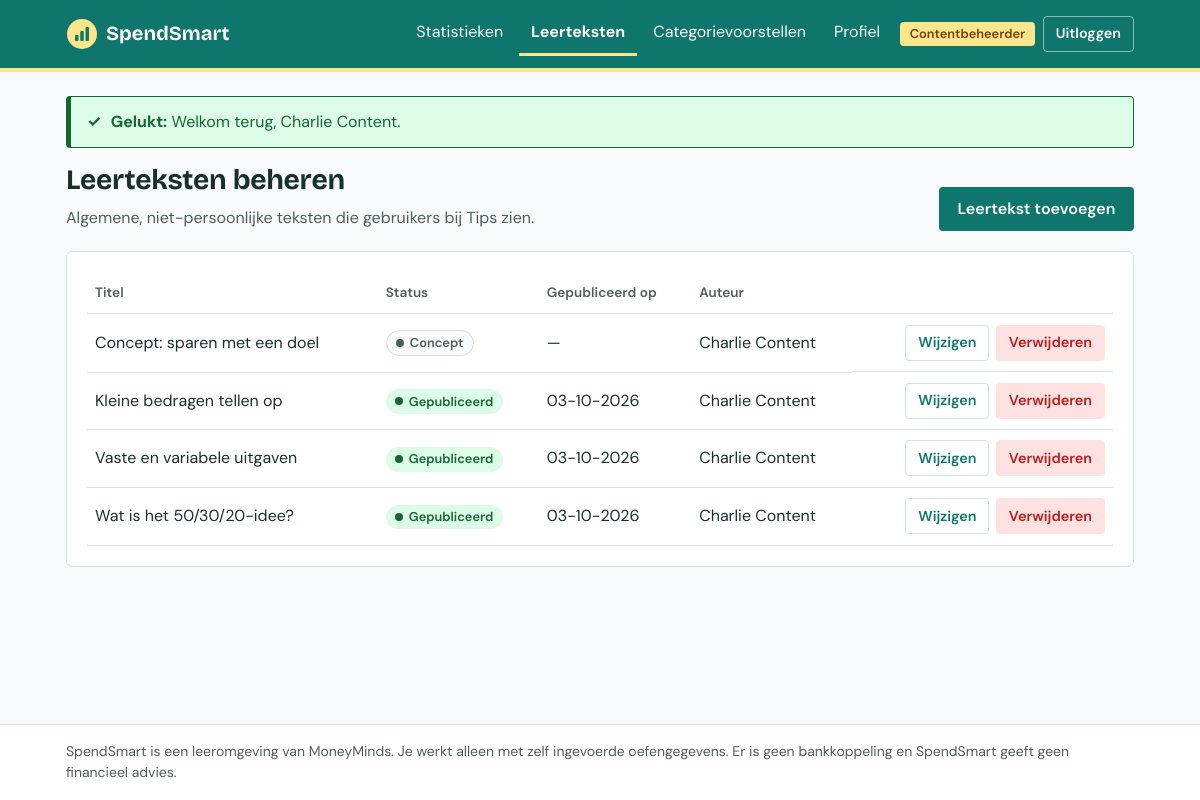
The page /content/tips (signed in) on the database its author committed.
### tables this page shows
CREATE TABLE users (
    id              INT UNSIGNED NOT NULL AUTO_INCREMENT,
    name            VARCHAR(100) NOT NULL,
    email           VARCHAR(190) NOT NULL,
    password_hash   VARCHAR(255) NOT NULL,
    role            ENUM('user', 'content_manager') NOT NULL DEFAULT 'user',
    created_at      DATETIME NOT NULL DEFAULT CURRENT_TIMESTAMP,
    updated_at      DATETIME NOT NULL DEFAULT CURRENT_TIMESTAMP ON UPDATE CURRENT_TIMESTAMP,
    PRIMARY KEY (id),
    UNIQUE KEY users_email_unique (email)
);

CREATE TABLE tips (
    id              INT UNSIGNED NOT NULL AUTO_INCREMENT,
    title           VARCHAR(150) NOT NULL,
    body            TEXT NOT NULL,
    is_published    TINYINT(1) NOT NULL DEFAULT 0,
    published_at    DATETIME NULL,
    author_id       INT UNSIGNED NULL,
    created_at      DATETIME NOT NULL DEFAULT CURRENT_TIMESTAMP,
    updated_at      DATETIME NOT NULL DEFAULT CURRENT_TIMESTAMP ON UPDATE CURRENT_TIMESTAMP,
    PRIMARY KEY (id),
    KEY tips_published_index (is_published, published_at),
    CONSTRAINT tips_author_fk FOREIGN KEY (author_id)
        REFERENCES users (id) ON DELETE SET NULL
);

### app/Views/content/tips/index.php (the view, shortened to what the rows shown need)
<div class="page-header">
    <div>
        <h1>Leerteksten beheren</h1>
        <p class="muted">Algemene, niet-persoonlijke teksten die gebruikers bij Tips zien.</p>
    </div>
    <a class="button button--primary" href="<?= e(url('/content/tips/create')) ?>">Leertekst toevoegen</a>
</div>
<?php if ($tips === []): ?>
    <?= partial('empty-state', [
        'text' => 'Er zijn nog geen leerteksten.',
        'actionUrl' => url('/content/tips/create'),
        'actionLabel' => 'Leertekst toevoegen',
    ]) ?>
<?php else: ?>
    <section class="card">
        <div class="table-wrapper">
            <table class="table">
                <thead>
                <tr>
                    <th scope="col">Titel</th>
                    <th scope="col">Status</th>
                    <th scope="col">Gepubliceerd op</th>
                    <th scope="col">Auteur</th>
                    <th scope="col"><span class="visually-hidden">Acties</span></th>
                </tr>
                </thead>
                <tbody>
                <?php foreach ($tips as $tip): ?>
                    <tr>
                        <td data-label="Titel"><?= e($tip['title']) ?></td>
                        <td data-label="Status">
                            <span class="status <?= $tip['is_published'] ? 'status--ok' : 'status--none' ?>">
                                <?= $tip['is_published'] ? 'Gepubliceerd' : 'Concept' ?>
                            </span>
                        </td>
                        <td data-label="Gepubliceerd op"><?= e($tip['published_at'] ? format_date($tip['published_at']) : '—') ?></td>
                        <td data-label="Auteur"><?= e($tip['author_name'] ?? 'Onbekend') ?></td>
                        <td class="table__actions">
                            <a class="button button--ghost button--small" href="<?= e(url('/content/tips/' . $tip['id'] . '/edit')) ?>">Wijzigen</a>
                            <?= partial('delete-button', [
                                'action' => url('/content/tips/' . $tip['id'] . '/delete'),
                                'confirm' => 'Weet je zeker dat je leertekst "' . $tip['title'] . '" wilt verwijderen?',
                            ]) ?>
                        </td>
                    </tr>
                <?php endforeach; ?>
                </tbody>
            </table>
        </div>
    </section>
<?php endif; ?>

### app/Core/Router.php (shortened to what the rows shown need)
<?php
final class Router
{
    private array $routes = [];
    public function dispatch(Request $request): void
    {
        $path = $request->path();
        foreach ($this->routes as $route) {
            if (!preg_match($route['pattern'], $path, $matches)) {
                continue;
            }
            foreach ($route['middleware'] as $middleware) {
                Middleware::run($middleware);
            }
            $parameters = array_values(array_map(
                'intval',
                array_filter($matches, 'is_string', ARRAY_FILTER_USE_KEY)
            ));
            [$controllerClass, $action] = $route['handler'];
            $controller = new $controllerClass($request);
            $controller->$action(...$parameters);
            return;
        }
        throw new HttpException(404, 'Deze pagina bestaat niet.');
    }
    private function add(string $method, string $path, array $handler, array $middleware): void
    {
        $pattern = preg_replace('#\{([a-zA-Z]+)\}#', '(?P<$1>[1-9][0-9]{0,9})', $path);
        $this->routes[] = [
            'method' => $method,
            'pattern' => '#^' . $pattern . '$#',
            'handler' => $handler,
            'middleware' => $middleware,
        ];
    }
}

### app/Views/partials/delete-button.php (shortened to what the rows shown need)
<form method="post" action="<?= e($action) ?>" class="inline-form" data-confirm="<?= e($confirm) ?>">
    <button type="submit" class="button button--danger button--small"><?= e($label ?? 'Verwijderen') ?></button>
</form>

### app/Views/layouts/main.php (shortened to what the rows shown need)
<?php
try {
    $currentUser = Auth::user();
} catch (Throwable) {
    $currentUser = null;
}
$navigation = match ($currentUser['role'] ?? null) {
    Role::USER => [
        '/dashboard' => 'Dashboard',
        '/transactions' => 'Transacties',
        '/categories' => 'Categorieën',
        '/goals' => 'Spaardoelen',
        '/tips' => 'Tips',
        '/profile' => 'Profiel',
    ],
    Role::CONTENT_MANAGER => [
        '/content/statistics' => 'Statistieken',
        '/content/tips' => 'Leerteksten',
        '/content/suggestions' => 'Categorievoorstellen',
        '/profile' => 'Profiel',
    ],
    default => [
        '/login' => 'Inloggen',
        '/register' => 'Account maken',
    ],
};
?>
<!DOCTYPE html>
<html lang="nl">
<head>
    <link rel="stylesheet" href="<?= e(asset('css/app.css')) ?>">
</head>
<body>
<header class="site-header">
    <div class="container site-header__inner">
        <a class="brand" href="<?= e(url('/')) ?>">
            <span class="brand__name">SpendSmart</span>
        </a>
        <nav id="main-nav" class="main-nav" aria-label="Hoofdmenu">
            <ul class="main-nav__list">
                <?php foreach ($navigation as $path => $label): ?>
                    <li>
                        <a class="main-nav__link" href="<?= e(url($path)) ?>"<?= is_active($path) ? ' aria-current="page"' : '' ?>><?= e($label) ?></a>
                    </li>
                <?php endforeach; ?>
            </ul>
            <?php if ($currentUser !== null): ?>
                <div class="main-nav__account">
                    <span class="role-badge"><?= e(Role::label($currentUser['role'])) ?></span>
                    <form method="post" action="<?= e(url('/logout')) ?>">
                        <button type="submit" class="button button--ghost button--small">Uitloggen</button>
                    </form>
                </div>
            <?php endif; ?>
        </nav>
    </div>
</header>
<main id="main" class="container main">
    <?php foreach (Flash::consume() as $message): ?>
        <?= partial('alert', ['type' => $message['type'], 'text' => $message['text']]) ?>
    <?php endforeach; ?>
    <?= $content ?>
</main>
<footer class="site-footer">
    <div class="container">
        <p>SpendSmart is een leeromgeving van MoneyMinds. Je werkt alleen met zelf ingevoerde oefengegevens. Er is geen bankkoppeling en SpendSmart geeft geen financieel advies.</p>
    </div>
</footer>
</body>
</html>

### rows shown on the page
users: role "Statistieken", role "Leerteksten", role "Categorievoorstellen", role "Profiel", role "Contentbeheerder"
tips: title "Concept: sparen met een doel", is_published "Concept", published_at "—", author.name "Charlie Content"
tips: title "Kleine bedragen tellen op", is_published "Gepubliceerd", published_at "03-10-2026", author.name "Charlie Content"
tips: title "Vaste en variabele uitgaven", is_published "Gepubliceerd", published_at "03-10-2026", author.name "Charlie Content"
tips: title "Wat is het 50/30/20-idee?", is_published "Gepubliceerd", published_at "03-10-2026", author.name "Charlie Content"
